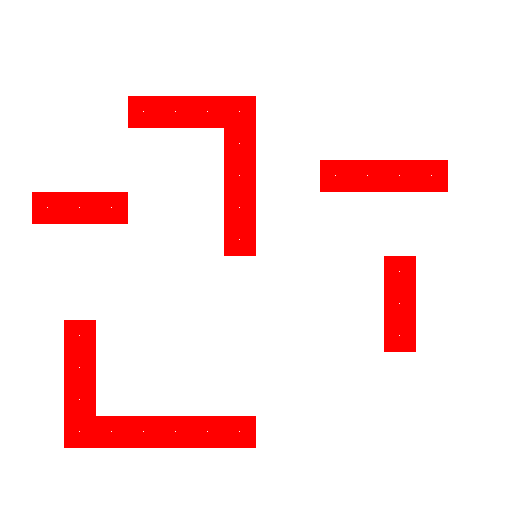

A level layout from a 2D game, rendered from its tile map. Below: a short description, then the map file with its tile-grid data intact:
An orthogonal 16x16 tile map with 32x32 px tiles, 4 tile layers (background, brick, agent, target), 4 tilesets.

<map version="1.0" tiledversion="1.1.3" orientation="orthogonal" renderorder="right-down" width="16" height="16" tilewidth="32" tileheight="32" infinite="0" nextobjectid="1">
 <tileset firstgid="1" name="brick" tilewidth="32" tileheight="32" tilecount="1" columns="1">
  <image source="brick.png" width="32" height="32" />
 </tileset>
 <tileset firstgid="2" name="target" tilewidth="32" tileheight="32" tilecount="1" columns="1">
  <image source="target.png" width="32" height="32" />
 </tileset>
 <tileset firstgid="3" name="gridworld_agent" tilewidth="32" tileheight="32" tilecount="1" columns="1">
  <image source="../../../../agent/resources/gridworld_agent.png" width="32" height="32" />
 </tileset>
 <tileset firstgid="4" name="background" tilewidth="32" tileheight="32" tilecount="256" columns="16">
  <image source="background.png" width="512" height="512" />
 </tileset>
 <layer name="background" width="16" height="16">
  <data encoding="csv">
4,5,6,7,8,9,10,11,12,13,14,15,16,17,18,19,
20,21,22,23,24,25,26,27,28,29,30,31,32,33,34,35,
36,37,38,39,40,41,42,43,44,45,46,47,48,49,50,51,
52,53,54,55,56,57,58,59,60,61,62,63,64,65,66,67,
68,69,70,71,72,73,74,75,76,77,78,79,80,81,82,83,
84,85,86,87,88,89,90,91,92,93,94,95,96,97,98,99,
100,101,102,103,104,105,106,107,108,109,110,111,112,113,114,115,
116,117,118,119,120,121,122,123,124,125,126,127,128,129,130,131,
132,133,134,135,136,137,138,139,140,141,142,143,144,145,146,147,
148,149,150,151,152,153,154,155,156,157,158,159,160,161,162,163,
164,165,166,167,168,169,170,171,172,173,174,175,176,177,178,179,
180,181,182,183,184,185,186,187,188,189,190,191,192,193,194,195,
196,197,198,199,200,201,202,203,204,205,206,207,208,209,210,211,
212,213,214,215,216,217,218,219,220,221,222,223,224,225,226,227,
228,229,230,231,232,233,234,235,236,237,238,239,240,241,242,243,
244,245,246,247,248,249,250,251,252,253,254,255,256,257,258,259
</data>
 </layer>
 <layer name="brick" width="16" height="16">
  <data encoding="csv">
0,0,0,0,0,0,0,0,0,0,0,0,0,0,0,0,
0,0,0,0,0,0,0,0,0,0,0,0,0,0,0,0,
0,0,0,0,0,0,0,0,0,0,0,0,0,0,0,0,
0,0,0,0,1,1,1,1,0,0,0,0,0,0,0,0,
0,0,0,0,0,0,0,1,0,0,0,0,0,0,0,0,
0,0,0,0,0,0,0,1,0,0,1,1,1,1,0,0,
0,1,1,1,0,0,0,1,0,0,0,0,0,0,0,0,
0,0,0,0,0,0,0,1,0,0,0,0,0,0,0,0,
0,0,0,0,0,0,0,0,0,0,0,0,1,0,0,0,
0,0,0,0,0,0,0,0,0,0,0,0,1,0,0,0,
0,0,1,0,0,0,0,0,0,0,0,0,1,0,0,0,
0,0,1,0,0,0,0,0,0,0,0,0,0,0,0,0,
0,0,1,0,0,0,0,0,0,0,0,0,0,0,0,0,
0,0,1,1,1,1,1,1,0,0,0,0,0,0,0,0,
0,0,0,0,0,0,0,0,0,0,0,0,0,0,0,0,
0,0,0,0,0,0,0,0,0,0,0,0,0,0,0,0
</data>
 </layer>
 <layer name="agent" width="16" height="16">
  <data encoding="csv">
0,0,0,0,0,0,0,0,0,0,0,0,0,0,0,0,
0,0,0,0,0,0,0,0,0,0,0,0,0,0,0,0,
0,0,0,0,0,0,0,0,0,0,0,0,0,0,0,0,
0,0,0,0,0,0,0,0,0,0,0,0,0,0,0,0,
0,0,0,0,0,0,0,0,0,0,0,0,0,0,0,0,
0,0,0,0,0,0,0,0,0,0,0,0,0,0,0,0,
0,0,0,0,0,0,0,0,0,0,0,0,0,0,0,0,
0,0,0,0,0,0,0,0,0,0,0,0,0,0,0,0,
0,0,0,0,0,0,0,0,0,0,0,0,0,0,0,0,
0,0,0,0,0,0,0,0,0,0,0,0,0,0,0,0,
0,0,0,0,0,0,0,0,0,0,0,0,0,0,0,0,
0,0,0,0,0,0,0,0,0,0,0,0,0,0,0,0,
0,0,0,0,0,0,0,0,0,0,0,0,0,0,0,0,
0,0,0,0,0,0,0,0,0,0,0,0,0,0,0,0,
0,0,0,0,0,0,0,0,0,0,0,0,0,0,0,0,
0,0,0,0,0,0,0,0,0,0,0,0,0,0,0,0
</data>
 </layer>
 <layer name="target" width="16" height="16">
  <data encoding="csv">
0,0,0,0,0,0,0,0,0,0,0,0,0,0,0,0,
0,0,0,0,0,0,0,0,0,0,0,0,0,0,0,0,
0,0,0,0,0,0,0,0,0,0,0,0,0,0,0,0,
0,0,0,0,0,0,0,0,0,0,0,0,0,0,0,0,
0,0,0,0,0,0,0,0,0,0,0,0,0,0,0,0,
0,0,0,0,0,0,0,0,0,0,0,0,0,0,0,0,
0,0,0,0,0,0,0,0,0,0,0,0,0,0,0,0,
0,0,0,0,0,0,0,0,0,0,0,0,0,0,0,0,
0,0,0,0,0,0,0,0,0,0,0,0,0,0,0,0,
0,0,0,0,0,0,0,0,0,0,0,0,0,0,0,0,
0,0,0,0,0,0,0,0,0,0,0,0,0,0,0,0,
0,0,0,0,0,0,0,0,0,0,0,0,0,0,0,0,
0,0,0,0,0,0,0,0,0,0,0,0,0,0,0,0,
0,0,0,0,0,0,0,0,0,0,0,0,0,0,0,0,
0,0,0,0,0,0,0,0,0,0,0,0,0,0,0,0,
0,0,0,0,0,0,0,0,0,0,0,0,0,0,0,0
</data>
 </layer>
</map>
